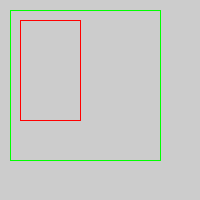
Frame 1 (no input)
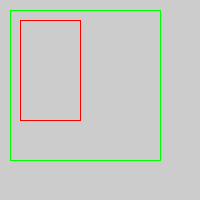
Frame 60 (the mouse pressed at the canvas centre just before this capture)
Frame 120 (the mouse held since frame 60 and released just before this capture): identical to frame 60, image omitted

The Processing sketch that drew these frames (run headless with seeded random() and noise(); from frame 60 on, the mouse is pressed at the canvas centre):

// Processing sketch: funzione
// ── funzione.pde
void setup() {
  size (200, 200);
}

void draw() {
  rettangolo (20, 20, 80, 120); //draw "rettangolo" defined in the function below
  quadrato (10, 10, 150);  //draw "quadrato" defined in the function below
}

//here we start creating two new function, we will call it quadrato and rettangolo
//we define which variable and which kind we will use in the function

void rettangolo(int xUp, int yUp, int xDown, int yDown) { 
  stroke(255,0,0); //color red
  line (xUp, yUp, xDown, yUp);
  line (xDown, yUp, xDown, yDown);
  line (xDown, yDown, xUp, yDown);
  line (xUp, yDown, xUp, yUp);
}

void quadrato (int x, int y, int size) {
  stroke(0, 255, 0); //color green
  line (x, y, x+size, y);
  line (x+size, y, x+size, y+size);
  line (x+size, y+size, x, y+size);
  line (x, y+size, x, y);
}
